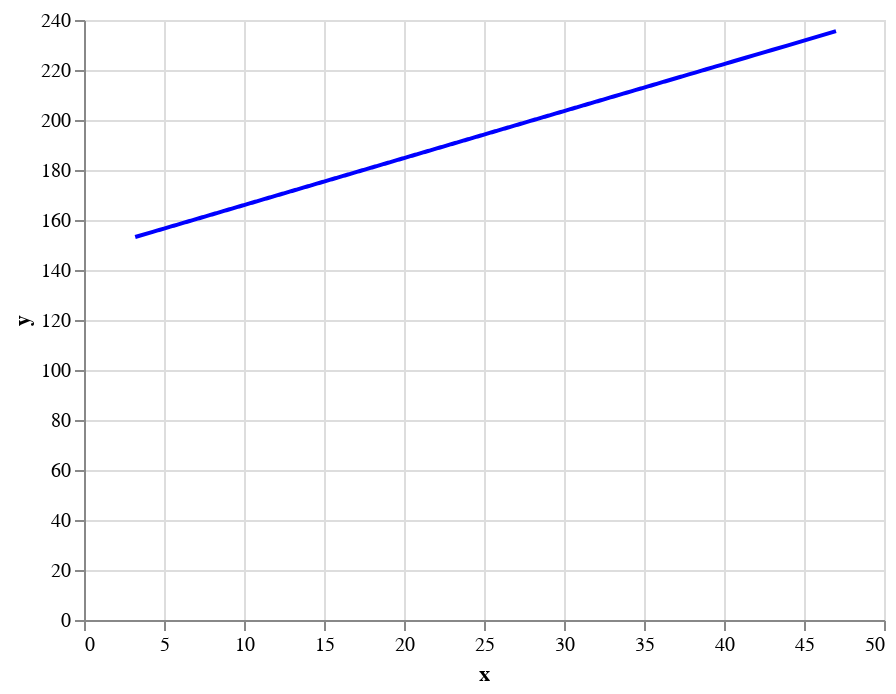

The notebook cell this image was saved under:
### Code cell
line_chart = alt.Chart(pd.DataFrame({'x':X_train, 'y': y_train_preds})).mark_line(opacity=1, color='blue').encode(
    x='x',
    y='y'
  )
line_chart

### Figure 1 — Vega-Lite specification as saved in the notebook (floating-point values rounded to 4 significant figures; data arrays with more than 128 entries replaced by an {"elided": "..."} marker saying what was removed)
{"config": {"view": {"continuousWidth": 400, "continuousHeight": 300}}, "data": {"name": "data-e15b52b087d20ec7c41440bf08eefb5d"}, "mark": {"type": "line", "color": "blue", "opacity": 1}, "encoding": {"x": {"field": "x", "type": "quantitative"}, "y": {"field": "y", "type": "quantitative"}}, "$schema": "https://vega.github.io/schema/vega-lite/v4.17.0.json", "datasets": {"data-e15b52b087d20ec7c41440bf08eefb5d": {"elided": "1828 records"}}}
